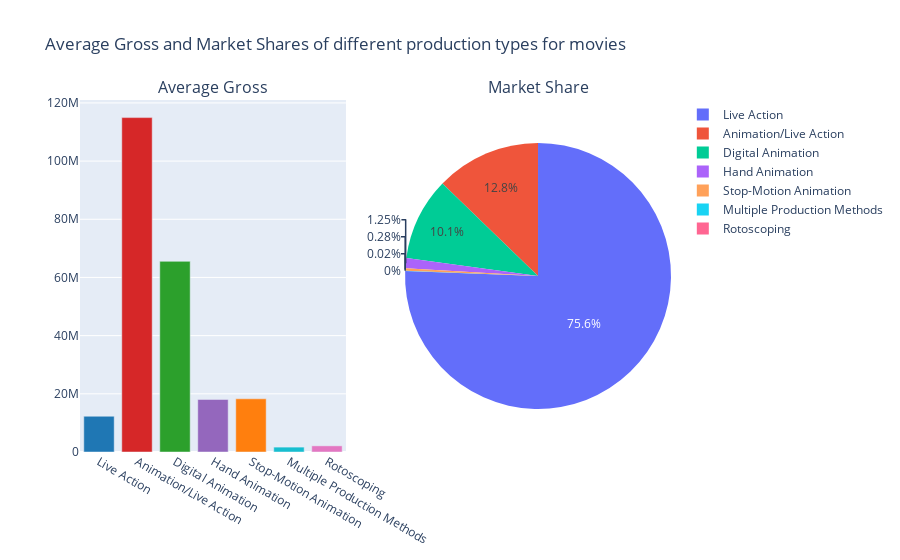

Notebook cell for this chart:
### Code cell
c = dict(zip(TopProduction["PRODUCTION METHODS"].unique(), px.colors.qualitative.G10))
fig =  make_subplots(1, 2,  specs=[[{"type": "xy"},{"type": "domain"}]],subplot_titles=['Average Gross', 'Market Share'])
fig.add_trace(
go.Bar(x = TopProduction['PRODUCTION METHODS'], y = TopProduction['AVERAGE GROSS'], showlegend = False, marker=dict(color=['#1f77b4','#d62728','#2ca02c','#9467bd','#ff7f0e','#17becf','#e377c2'])),1,1
)
fig.add_trace(
go.Pie(labels=TopProduction['PRODUCTION METHODS'], values=TopProduction['MARKET SHARE']),1,2
)
fig.update_layout(title_text="Average Gross and Market Shares of different production types for movies")
fig.show()

### Figure 1 — Plotly figure (JSON) as saved in the notebook; plotly's stock layout.template omitted (floating-point values rounded to 4 significant figures)
{"data": [{"marker": {"color": ["#1f77b4", "#d62728", "#2ca02c", "#9467bd", "#ff7f0e", "#17becf", "#e377c2"]}, "showlegend": false, "type": "bar", "x": ["Live Action", "Animation/Live Action", "Digital Animation", "Hand Animation", "Stop-Motion Animation", "Multiple Production Methods", "Rotoscoping"], "xaxis": "x", "y": [12292972, 114949327, 65534741, 18051814, 18283517, 1681858, 2117096], "yaxis": "y"}, {"domain": {"x": [0.55, 1], "y": [0, 1]}, "labels": ["Live Action", "Animation/Live Action", "Digital Animation", "Hand Animation", "Stop-Motion Animation", "Multiple Production Methods", "Rotoscoping"], "type": "pie", "values": [75.56, 12.76, 10.06, 1.25, 0.28, 0.02, 0]}], "layout": {"annotations": [{"font": {"size": 16}, "showarrow": false, "text": "Average Gross", "x": 0.225, "xanchor": "center", "xref": "paper", "y": 1, "yanchor": "bottom", "yref": "paper"}, {"font": {"size": 16}, "showarrow": false, "text": "Market Share", "x": 0.775, "xanchor": "center", "xref": "paper", "y": 1, "yanchor": "bottom", "yref": "paper"}], "title": {"text": "Average Gross and Market Shares of different production types for movies"}, "xaxis": {"anchor": "y", "domain": [0, 0.45]}, "yaxis": {"anchor": "x", "domain": [0, 1]}}}
